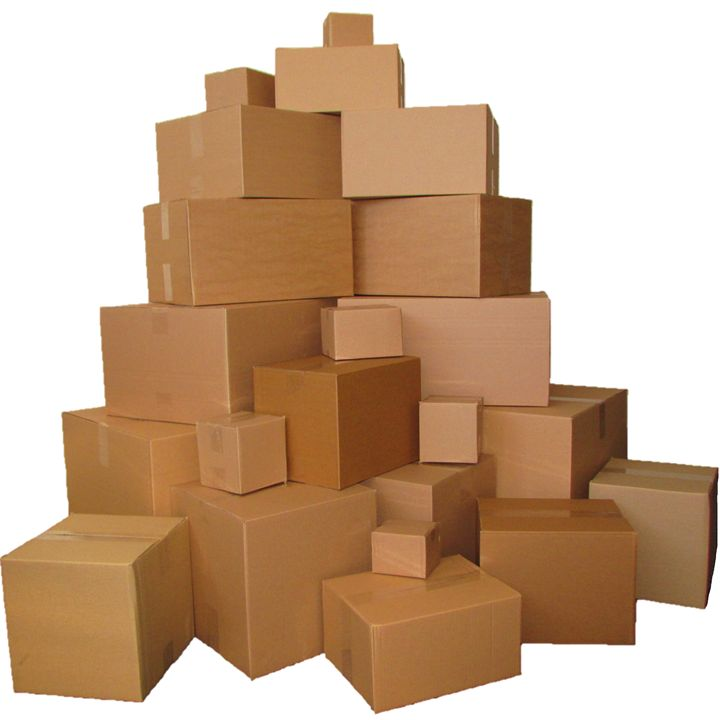
#> input picture example_images/boxes.jpg, 720 x 720 px, given in place of the camera
$ python color_tracking.py
#> lines starting #> are read from the running program, lines starting #| are printed output that depends on the picture; after the words box and inside, x2 and y2 are one past the last pixel; in counts of white or black regions, pixels touching at a corner belong together
import cv2
import numpy as np

# Define range of HSV & set threshold
lower_blue = np.array([100, 100, 100])
upper_blue = np.array([140, 255, 255])

lower_green = np.array([50, 100, 100])
upper_green = np.array([70, 255, 255])

lower_red = np.array([-20, 100, 100])
upper_red = np.array([20, 255, 255])

cap = cv2.VideoCapture(0)
while True:
    ret, frame = cap.read()
#> frame is the input picture: shape (720, 720, 3); mean B, G, R 144.2, 170.5, 200.4

    # BGR to HSV
    hsv = cv2.cvtColor(frame, cv2.COLOR_BGR2HSV)
#> hsv: shape (720, 720, 3); mean H, S, V 11.1, 90.1, 200.5

    mask_blue = cv2.inRange(hsv, lower_blue, upper_blue)
#> mask_blue: shape (720, 720); every value is 0
    mask_green = cv2.inRange(hsv, lower_green, upper_green)
    mask_red = cv2.inRange(hsv, lower_red, upper_red)
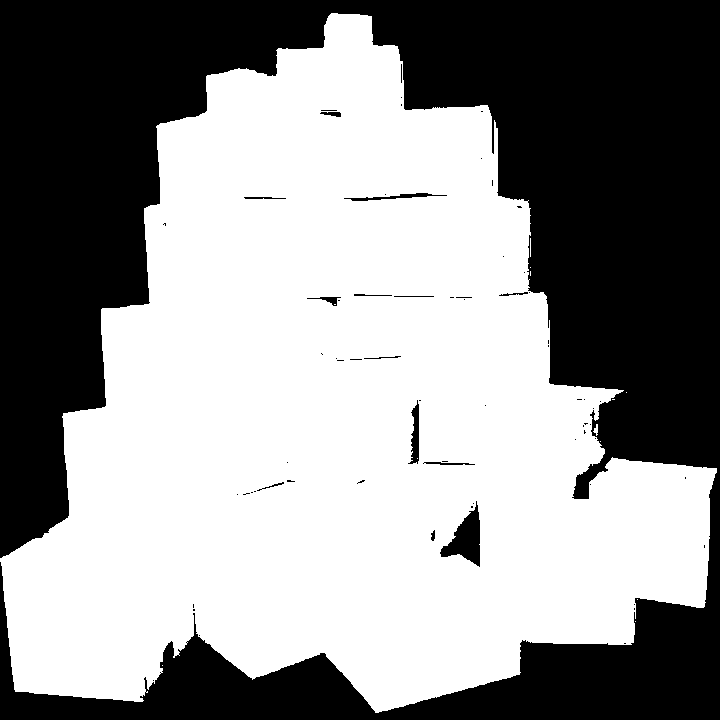
#> mask_red: shape (720, 720); 56.9% white; 69 black regions (55 under 20 px), largest, box (x1, y1, x2, y2) and area: (0, 0, 720, 720) 220693, (440, 501, 480, 567) 1236, (408, 400, 419, 464) 382

    # masking
    res1 = cv2.bitwise_and(frame, frame, mask=mask_blue)
#> res1: shape (720, 720, 3); every value is 0
    res2 = cv2.bitwise_and(frame, frame, mask=mask_green)
    res3 = cv2.bitwise_and(frame, frame, mask=mask_red)
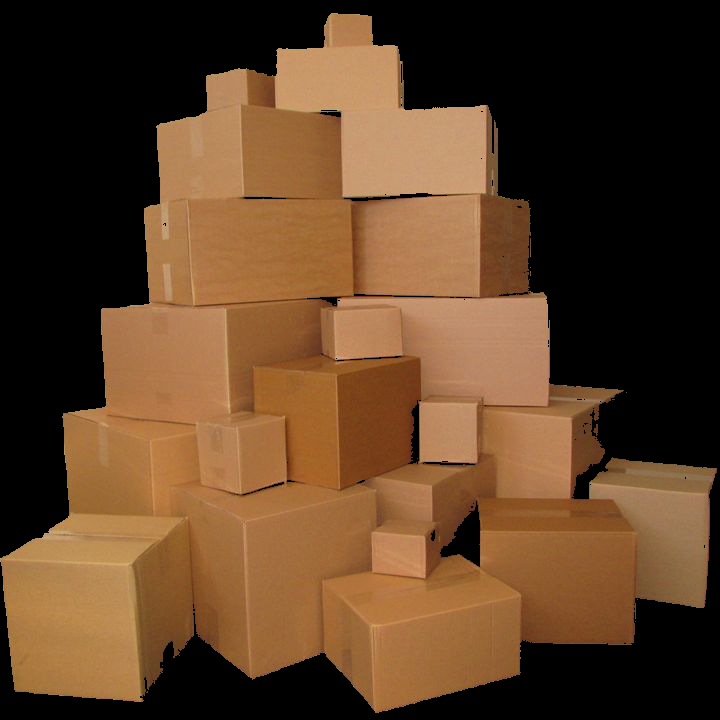
#> res3: shape (720, 720, 3); mean B, G, R 38.1, 63.9, 93.2

    cv2.imshow('original', frame)
    cv2.imshow('BLUE', res1)
    cv2.imshow('GREEN', res2)
    cv2.imshow('RED', res3)

    key = cv2.waitKey(1) & 0xFF
#> (key Esc is pressed here)
    if key == 27:   # ESC key
        break

cv2.destroyAllWindows()

$ run again, on example_images/coins.jpg
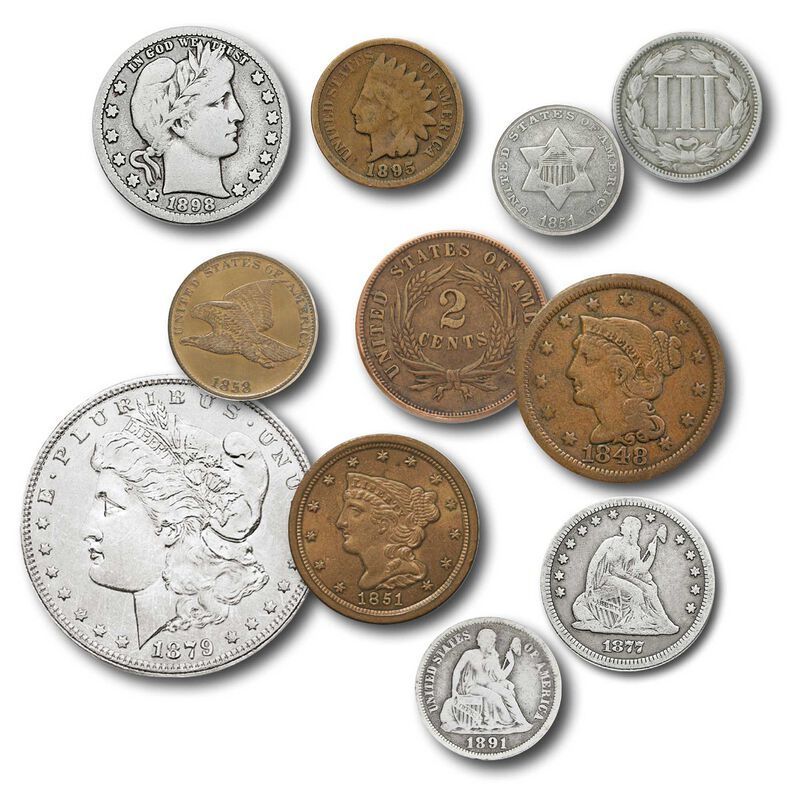
#> input picture example_images/coins.jpg, 800 x 800 px, given in place of the camera
#> frame is the input picture: shape (800, 800, 3); mean B, G, R 191.1, 198.9, 205
#> hsv: shape (800, 800, 3); mean H, S, V 13.8, 27.3, 205.2
#> mask_blue: shape (800, 800); every value is 0
#> `mask_red = cv2.inRange(hsv, lower_red, upper_red)`:
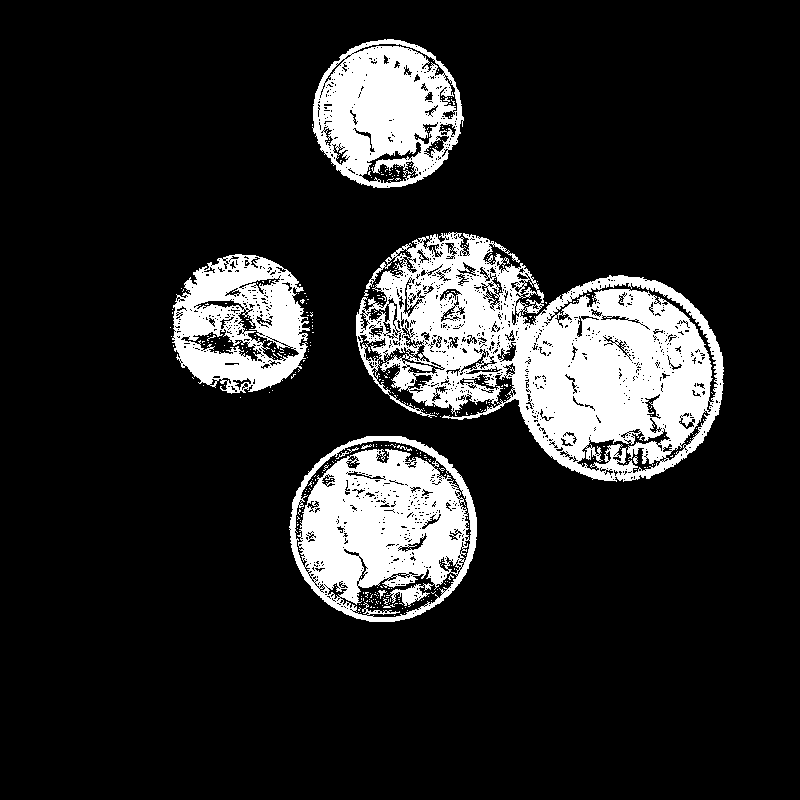
#> mask_red: shape (800, 800); 14.9% white; 369 white regions (358 under 20 px), largest, box (x1, y1, x2, y2) and area: (356, 232, 724, 482) 46608, (289, 436, 477, 622) 21405, (312, 39, 464, 188) 14528
#> res1: shape (800, 800, 3); every value is 0
#> `res3 = cv2.bitwise_and(frame, frame, mask=mask_red)`:
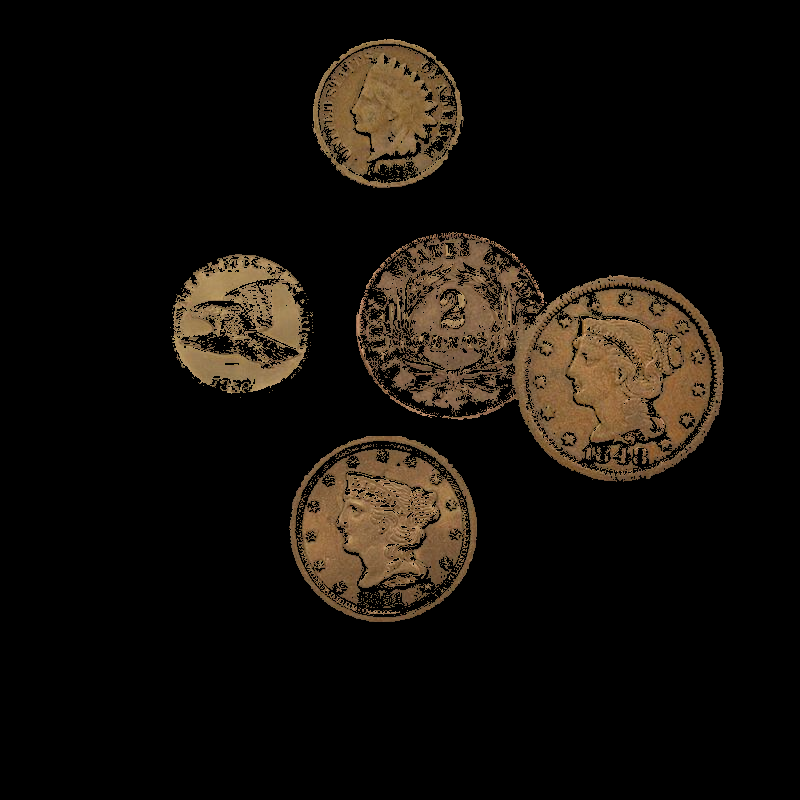
#> res3: shape (800, 800, 3); mean B, G, R 10.1, 15.3, 20.1
